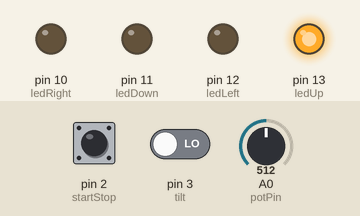
A sketch run on a simulated Arduino Uno, built with avr-gcc and run on an emulated ATmega328P. Parts: output pins drawn as LEDs (lit = HIGH). Inputs (shaded band) come from the test bench; at power-on: A0 (potPin) = 512, pin 2 (startStop) LOW, pin 3 (tilt) LOW.

Above: at 1.2 s.
1.3 s: A0 (potPin) set to 394
2.8 s: A0 (potPin) set to 372
At 3.6 s:
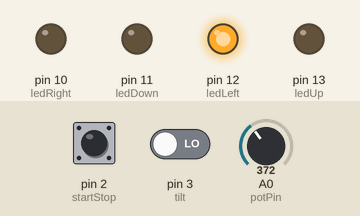
4.3 s: A0 (potPin) set to 137
5.8 s: A0 (potPin) set to 114
At 7.1 s:
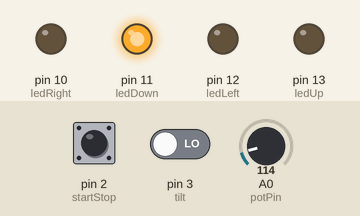
8.9 s: A0 (potPin) set to 650
At 9.5 s:
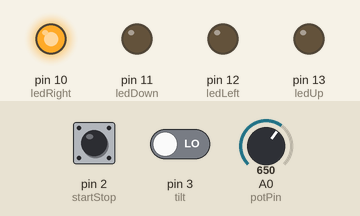
Timing chart, 0 to 11.4 s (numbered marks = the images above; inputs shaded):
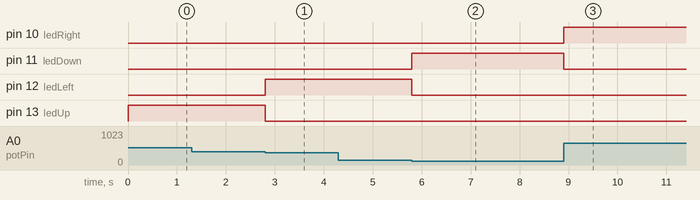

Measured:
- the behaviour switches between 385 and 384 on A0 (potPin) (found by bisection; images 0 and 1)
- the behaviour switches between 129 and 128 on A0 (potPin) (found by bisection; images 1 and 2)
- after the input at 1.3 s, every drawn part: stays the same
- after the input at 2.8 s, pin 12 (ledLeft): LOW → HIGH at once; pin 13 (ledUp): HIGH → LOW at once
- after the input at 4.3 s, every drawn part: stays the same
- after the input at 5.8 s, pin 11 (ledDown): LOW → HIGH at once; pin 12 (ledLeft): HIGH → LOW at once
- after the input at 8.9 s, pin 10 (ledRight): LOW → HIGH at once; pin 11 (ledDown): HIGH → LOW at once

The sketch:

Controller.ino
```cpp
#define startStop 2
#define tilt 3
#define potPin A0
#define ledLeft 12
#define ledUp 13
#define ledRight 10
#define ledDown 11
bool tilted = false;
bool playing = false;
int potVal = 0;
int dir = 0; //0 achteruit; 1 links; 2 vooruit; 3 rechts

unsigned long previousMillisTilt = 0;
unsigned long previousMillisDir = 0;
unsigned long previousMillisStartStop = 0;
const long interval = 300;

void setup() {
  // put your setup code here, to run once:
  pinMode(tilt, INPUT);
  pinMode(startStop, INPUT);
  pinMode(potPin, INPUT);
  pinMode(ledLeft,OUTPUT);
  pinMode(ledUp,OUTPUT);
  pinMode(ledRight,OUTPUT);
  pinMode(ledDown,OUTPUT);
  attachInterrupt(digitalPinToInterrupt(tilt), toggleMoving, RISING);
  attachInterrupt(digitalPinToInterrupt(startStop), toggleOn, RISING);
  Serial.begin(9600);
}

void loop() {
  // put your main code here, to run repeatedly:
  potVal = analogRead(potPin);


  if(potVal<=128){
    dir = 0;
    digitalWrite(ledUp, LOW);
    digitalWrite(ledLeft, LOW);
    digitalWrite(ledRight, LOW);
    digitalWrite(ledDown,HIGH);
  } else if(potVal<=384) {
    dir = 1;
    digitalWrite(ledUp, LOW);
    digitalWrite(ledLeft, HIGH);
    digitalWrite(ledRight, LOW);
    digitalWrite(ledDown,LOW);
  }else if(potVal<=640) {
    dir = 2;
    digitalWrite(ledUp, HIGH);
    digitalWrite(ledLeft, LOW);
    digitalWrite(ledRight, LOW);
    digitalWrite(ledDown,LOW);
  }else if(potVal<=896) {
    dir = 3;
    digitalWrite(ledUp, LOW);
    digitalWrite(ledLeft, LOW);
    digitalWrite(ledRight, HIGH);
    digitalWrite(ledDown,LOW);
  }else {
    dir = 0;
    digitalWrite(ledUp, LOW);
    digitalWrite(ledLeft, LOW);
    digitalWrite(ledRight, LOW);
    digitalWrite(ledDown,HIGH);
  }

}

void buttonPressed(int button){
  unsigned long currentMillis = millis();
  unsigned long previousMillis;
  switch(button){
    case 0:
      previousMillis = previousMillisTilt;
      if(currentMillis - previousMillisTilt >= interval){
        previousMillisTilt = currentMillis;
        tilted = !tilted;
        //Serial.print("tilted: ");
        Serial.print(dir);
      }
      break;
    case 1:
      previousMillis = previousMillisStartStop;
      if(currentMillis - previousMillisStartStop >= interval){
        previousMillisStartStop = currentMillis;
        playing = !playing;
        //Serial.print("playing: ");
        if(playing){Serial.print("4");}else{Serial.print("5");}
        //Serial.print(playing);
      }
      break;
  }

}

void toggleMoving(){
  buttonPressed(0);
}


void toggleOn(){
  buttonPressed(1);
}
```
